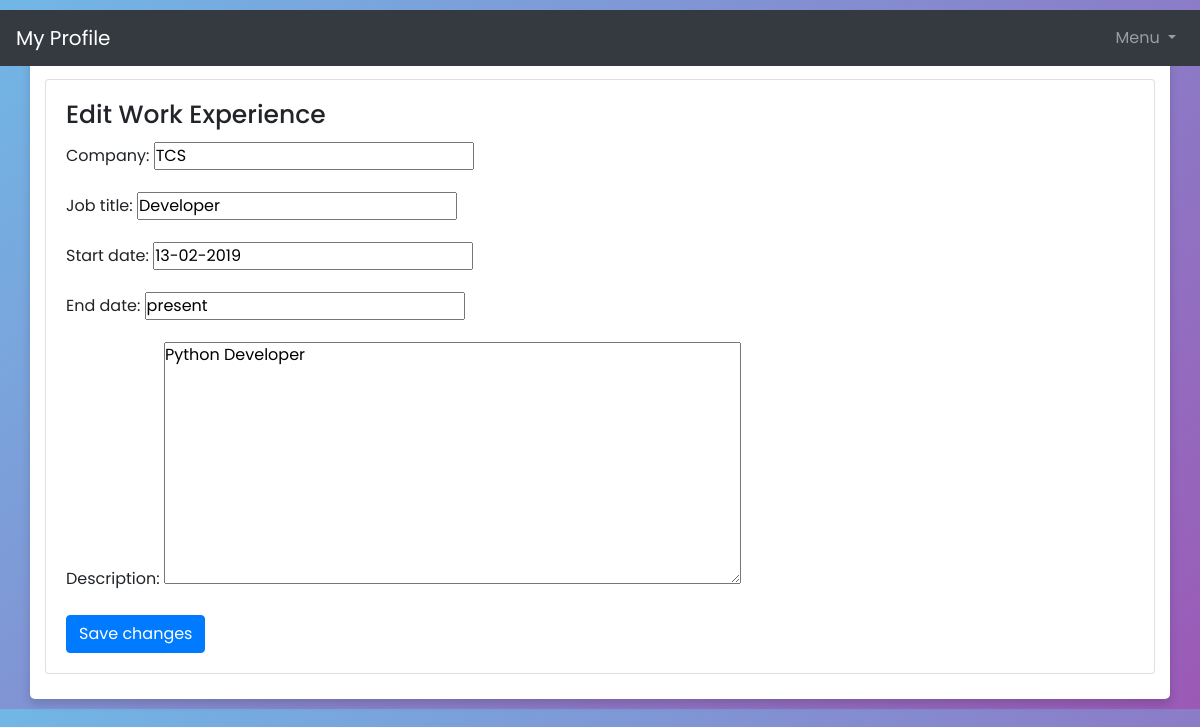
The app's page /profiles/edit_work_experience/2/ (signed in) with its own data.
### user_profile/models.py (models this page shows, shortened)
class WorkExperience(models.Model):
    user = models.ForeignKey(User, on_delete=models.CASCADE)
    company = models.CharField(max_length=200)
    job_title = models.CharField(max_length=200)
    start_date = models.CharField(max_length=200)
    end_date = models.CharField(max_length=200)
    description = models.TextField(blank=True, null=True)

### user_profile/views.py (the view)
# urls.py: path('edit_work_experience/<int:pk>/', views.edit_work_experience, name='edit_work_experience'),
def edit_work_experience(request, pk):
    work_experience = get_object_or_404(WorkExperience, pk=pk, user=request.user)
    if request.method == 'POST':
        form = WorkExperienceForm(request.POST, instance=work_experience)
        if form.is_valid():
            form.save()
            return redirect('profile')
    else:
        form = WorkExperienceForm(instance=work_experience)
    return render(request, 'profiles/edit_work_experience.html', {'form': form})

### user_profile/forms.py
class WorkExperienceForm(forms.ModelForm):
    class Meta:
        model = WorkExperience
        fields = ['company', 'job_title', 'start_date', 'end_date', 'description']

### templates/profiles/edit_work_experience.html (shortened to what this page needs)
{% extends 'base.html' %}
{% block content %}
<div class="card">
    <div class="card-body">
        <h5 class="card-title">Edit Work Experience</h5>
        <form method="post">
            {{ form.as_p }}
            <button type="submit" class="btn btn-primary">Save changes</button>
        </form>
    </div>
</div>
{% endblock %}

### static/pstyle.css (style rules this page uses)
* { margin: 0; padding: 0; box-sizing: border-box; font-family: 'Poppins', sans-serif; }
body { display: flex; justify-content: center; align-items: flex-start; padding: 10px; background: linear-gradient(135deg, #71b7e6, #9b59b6); }
.card { margin-top: 20px; }
.card-title { font-size: 25px; font-weight: 500; }

### records on screen
WorkExperience: company "TCS", job_title "Developer", start_date "13-02-2019", end_date "present", description "Python Developer"
